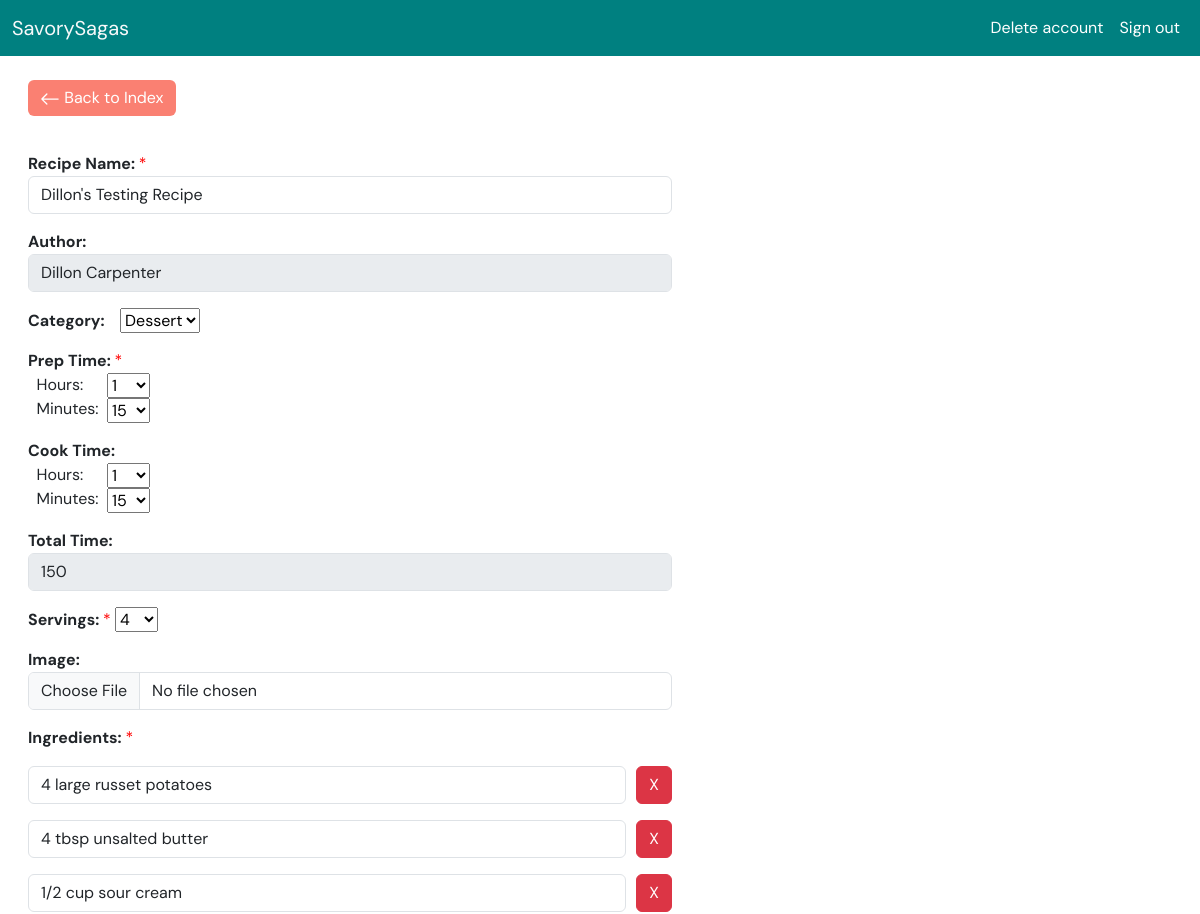
/entity/edit.php?recipe_id=21 (signed in, upper part), run on an earlier commit of the app's database.
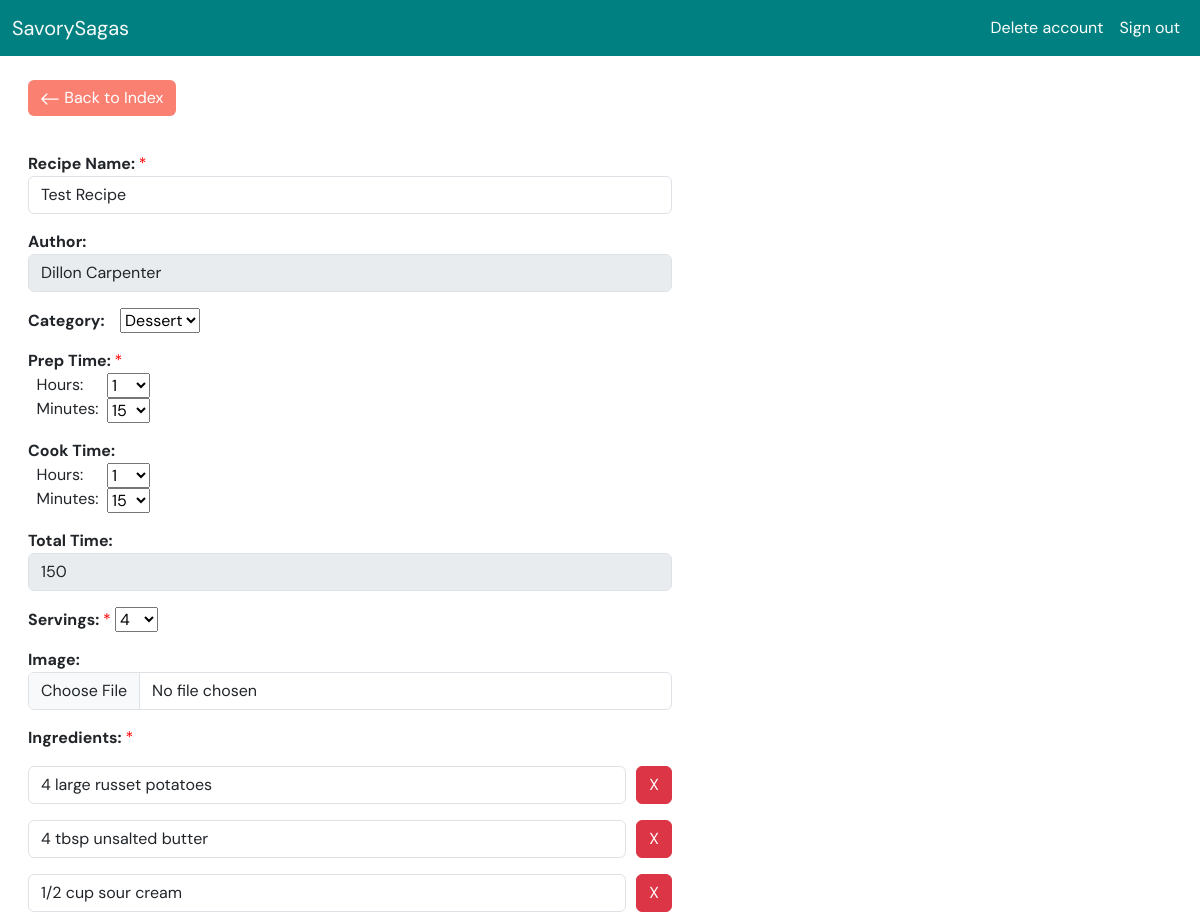
And on a later commit of the database.
### tables this page shows
CREATE TABLE `recipes` (
  `recipe_ID` int(10) UNSIGNED NOT NULL,
  `user_ID` int(10) UNSIGNED NOT NULL,
  `recipe_name` varchar(100) NOT NULL,
  `category_ID` tinyint(4) UNSIGNED NOT NULL,
  `prep_time_minutes` tinyint(3) UNSIGNED NOT NULL,
  `cook_time_minutes` tinyint(3) UNSIGNED NOT NULL,
  `servings` tinyint(4) UNSIGNED NOT NULL,
  `image` varchar(255) NOT NULL COMMENT 'File Path',
  `view_count` int(11) UNSIGNED NOT NULL
);

### utils/SQLfunctions.php (called while the page is built, shortened)
<?php
function fetchRecipeAuthor($db, $recipeID)
{
    try {
        $sql = "SELECT users.name AS author
                FROM users
                INNER JOIN recipes ON recipes.user_ID = users.user_ID
                WHERE recipes.recipe_ID = :recipeID";
        $stmt = $db->prepare($sql);
        $stmt->execute([':recipeID' => $recipeID]);
        $author = $stmt->fetch();
        return $author ? $author['author'] : 'Unknown';
    } catch (Exception $e) {
        echo "Error fetching recipe author: " . $e->getMessage();
        return 'Unknown';
    }
}
function fetchRecipeIngredients($db, $recipeID)
{
    try {
        $sql = "SELECT ingredients.ingredient
                FROM ingredients
                INNER JOIN recipe_r_ingredients ON ingredients.ingredients_ID = recipe_r_ingredients.ingredient_ID
                WHERE recipe_r_ingredients.recipe_ID = :recipeID";
        $stmt = $db->prepare($sql);
        $stmt->execute([':recipeID' => $recipeID]);
        $ingredients = $stmt->fetchAll();
        return $ingredients;
    } catch (Exception $e) {
        echo "Error fetching recipe ingredients: " . $e->getMessage();
        return [];
    }
}
function fetchRecipeName($db, $recipeID)
{
    try {
        $sql = "SELECT recipe_name
                FROM recipes
                WHERE recipe_ID = :recipeID";
        $stmt = $db->prepare($sql);
        $stmt->execute([':recipeID' => $recipeID]);
        $name = $stmt->fetch();
        return $name ? $name['recipe_name'] : 'Unknown';
    } catch (Exception $e) {
        echo "Error fetching recipe name: " . $e->getMessage();
        return 'Unknown';
    }
}
function fetchRecipeCookTime($db, $recipeID)
{
    try {
        $sql = "SELECT cook_time_minutes
                FROM recipes
                WHERE recipe_ID = :recipeID";
        $stmt = $db->prepare($sql);
        $stmt->execute([':recipeID' => $recipeID]);
        $time = $stmt->fetch();
        return $time ? $time['cook_time_minutes'] : 'Unknown';
    } catch (Exception $e) {
        echo "Error fetching recipe prep time: " . $e->getMessage();
        return 'Unknown';
    }
}
function fetchRecipeServings($db, $recipeID)
{
    try {
        $sql = "SELECT servings
                FROM recipes
                WHERE recipe_ID = :recipeID";
        $stmt = $db->prepare($sql);
        $stmt->execute([':recipeID' => $recipeID]);
        $servings = $stmt->fetch();
        return $servings ? $servings['servings'] : 'Unknown';
    } catch (Exception $e) {
        echo "Error fetching recipe prep time: " . $e->getMessage();
        return 'Unknown';
    }
}

### utils/functions.php (the view, shortened to what the changed rows need)
<?php
function getHead($title)
{
  ?>
  <link href="https://cdn.jsdelivr.net/npm/bootstrap@5.3.2/dist/css/bootstrap.min.css" rel="stylesheet"
 />
  <link rel="stylesheet" href="../css/styles.css" type="text/css" />
  <?php
}
function getNav()
{
  ?>
  <div class="container-fluid">
    <a class="navbar-brand text-light" href="../entity/index.php">SavorySagas</a>
    <div id="navbarNavAltMarkup">
      <div class="navbar-nav">
        <?php
        if (isset($_SESSION['signedIn'])) {
          ?>
          <a class="nav-link" href="../auth/delete-account.php">Delete account</a>
          <a class="nav-link" href="../auth/signout.php" id="signinBtn">Sign out</a>
          <?php
        } else {
          ?>
          <a class="nav-link" href="../auth/signin.php" id="signinBtn">Sign in</a>
          <a class="nav-link" href="../auth/signup.php" id="signupBtn">Sign up</a>
          <?php
        } ?>
      </div>
    </div>
  </div>
  <?php
}
  ?>
    <?php
function generateCategory($category = '')
{
  $categories = ['Entrees', 'Sides', 'Dessert'];
  foreach ($categories as $category) {
    if ($category == $category) {
      ?>
      <option value="<?= $category ?>" selected><?= $category ?></option>
      <?php
    } else {
      ?>
      <option value="<?= $category ?>"><?= $category ?></option>
      <?php
    }
  }
}
function generateTimeOptions($action, $time, $selectedValue = null)
{
  $maxHours = 24;
  $maxMinutes = 60;
  if ($action == 'create') {
    if ($time == 'hours') {
      for ($i = 0; $i <= $maxHours; $i++) {
        echo "<option value=\"$i\">$i</option>";
      }
    } elseif ($time == 'minutes') {
      for ($i = 0; $i < $maxMinutes; $i += 5) {
        echo "<option value=\"$i\">$i</option>";
      }
    }
  } elseif ($action == 'edit') {
    if ($time == 'hours') {
      for ($i = 0; $i <= $maxHours; $i++) {
        $selected = ($i == $selectedValue) ? 'selected' : '';
        echo "<option value=\"$i\" $selected>$i</option>";
      }
    } elseif ($time == 'minutes') {
      for ($i = 0; $i < $maxMinutes; $i += 5) {
        $selected = ($i == $selectedValue) ? 'selected' : '';
        echo "<option value=\"$i\" $selected>$i</option>";
      }
    }
  }
}
function generateServingSizes($action, $servings = 0)
{
  $largestServing = 20;
      ?>
      <?php
  if ($action == 'edit') {
    for ($i = 0; $i <= $largestServing; $i++) {
      if ($i == $servings) {
        ?>
        <option value="<?= $i ?>" selected><?= $i ?></option>
        <?php
      } else {
        ?>
        <option value="<?= $i ?>"><?= $i ?></option>
        <?php
      }
    }
  }
}
    ?>
    <?php
function generateIngredients($ingredients = [])
{
  for ($i = 0; $i < count($ingredients); $i++) {
    ?>
    <div class="d-flex">
      <input class="form-control mb-3 ingredient-input" name="ingredients[]" id="ingredient-<?= $i + 1 ?>"
        value="<?= $ingredients[$i]['ingredient'] ?>" />
      <button type="button" class="btn btn-danger del-input">X</button>
    </div>
    <?php
  }
}
    ?>

### entity/edit.php (shortened to what the changed rows need)
<?php
include_once('../utils/functions.php');
include_once('../utils/SQLfunctions.php');
include_once('../db.php');
if (!isset($_SESSION['signedIn'])) {
  alert();
  die('You do not have permission to access this page');
} else {
  $recipeID = $_GET['recipe_id'];
  $recipeName = fetchRecipeName($db, $recipeID);
  $author = fetchRecipeAuthor($db, $recipeID);
  $category = fetchRecipeCategory($db, $recipeID);
  $prepTime = fetchRecipeCookTime($db, $recipeID);
  $prep_time_hours = intdiv($prepTime, 60);
  $prep_time_minutes = $prepTime % 60;
  $cookTime = fetchRecipeCookTime($db, $recipeID);
  $totalTime = $prepTime + $cookTime;
  $ingredients = fetchRecipeIngredients($db, $recipeID);
  $servings = fetchRecipeServings($db, $recipeID);
  $action = 'edit';
  $title = 'Edit a Recipe';
  ?>
  <!doctype html>
  <html lang="en">
  <head>
    <?= getHead($title); ?>
  </head>
  <body>
    <nav class="navbar navbar-expand-lg navbar-light mb-2 turqoise">
      <?= getNav(); ?>
    </nav>
    <main>
      <div class="container">
        <div class="row">
          <div id="btns">
            <a href="index.php" class="btn btn-secondary update-btn">
              <svg xmlns="http://www.w3.org/2000/svg" width="20" height="20" fill="currentColor" class="bi bi-arrow-left"
                viewBox="0 0 16 16">
                <path fill-rule="evenodd"
                  d="M15 8a.5.5 0 0 0-.5-.5H2.707l3.147-3.146a.5.5 0 1 0-.708-.708l-4 4a.5.5 0 0 0 0 .708l4 4a.5.5 0 0 0 .708-.708L2.707 8.5H14.5A.5.5 0 0 0 15 8" />
              </svg>
              Back to Index
            </a>
            <br><br><br>
          </div>
          <form enctype="multipart/form-data" method="POST" action="edit.php?recipe_id=<?= $_GET['recipe_id'] ?>"
            id="change-form">
            <p>
              <strong>Recipe Name: </strong>
              <span class="required">*</span>
              <input type="text" class="form-control" name="name" id="recipe-name" value="<?= $recipeName ?>" />
            </p>
            <p>
              <strong>Author: </strong>
              <input type="text" class="form-control" name="author" id="m-authorName" value="<?= $author ?>" disabled />
            </p>
            <p>
              <strong>Category: &nbsp;&nbsp;</strong>
              <select name="category" id="m-category">
                <?php generateCategory($category); ?>
              </select>
            </p>
            <p class="prep_cook_time">
              <strong>Prep Time: </strong>
              <span class="required">*</span>
            <div style="display:flex">
              <div>
                &nbsp;&nbsp;Hours:&nbsp;&nbsp;
                <br>
                &nbsp;&nbsp;Minutes:&nbsp;&nbsp;
              </div>
              <div class="time_options">
                <select name="prep_time_hours" class="time" id="prep_time_hrs">
                  <?php
                  $time = 'hours';
                  generateTimeOptions($action, $time, $prep_time_hours);
                  ?>
                </select>
                <br>
                <select name="prep_time_minutes" class="time" id="prep_time_mins">
                  <?php
                  $time = 'minutes';
                  generateTimeOptions($action, $time, $prep_time_minutes);
                  ?>
                </select>
              </div>
            </div>
            </p>
            <p class="prep_cook_time">
              <strong>Cook Time: </strong>
            <div style="display:flex">
              <div>
                &nbsp;&nbsp;Hours:&nbsp;&nbsp;
                <br>
                &nbsp;&nbsp;Minutes:&nbsp;&nbsp;
              </div>
              <div class="time_options">
                <select name="cook_time_hours" class="time" id="cook_time_hrs">
                </select>
                <br>
                <select name="cook_time_minutes" class="time" id="cook_time_mins">
                </select>
              </div>
            </div>
            </p>
            <p>
              <strong>Total Time: &nbsp;&nbsp;</strong>
              <input type="text" class="form-control" name="total_time" id="m-total-time" value="<?= $totalTime ?>"
                disabled />
            </p>
            <p>
              <strong>Servings: </strong>
              <span class="required">*</span>
              <select name="servings" id="servingSizes">
                <?php
                generateServingSizes($action, $servings);
                ?>
              </select>
            </p>
            <p>
              <strong>Image: &nbsp;&nbsp;</strong><input type="file" class="form-control" name="image" accept="image/*" />
            </p>
            <p>
              <strong>Ingredients: </strong>
              <span class="required">*</span>
            <div id="m-ingredients">
              <?php
              generateIngredients($ingredients);
              ?>
            </div>
            </p>
          </form>
        </div>
      </div>
    </main>
  </body>
  </html>
<?php } ?>

What changed in the data, as far as the page shows it:
changed recipes: name "Dillon's Testing Recipe" → "Test Recipe"
